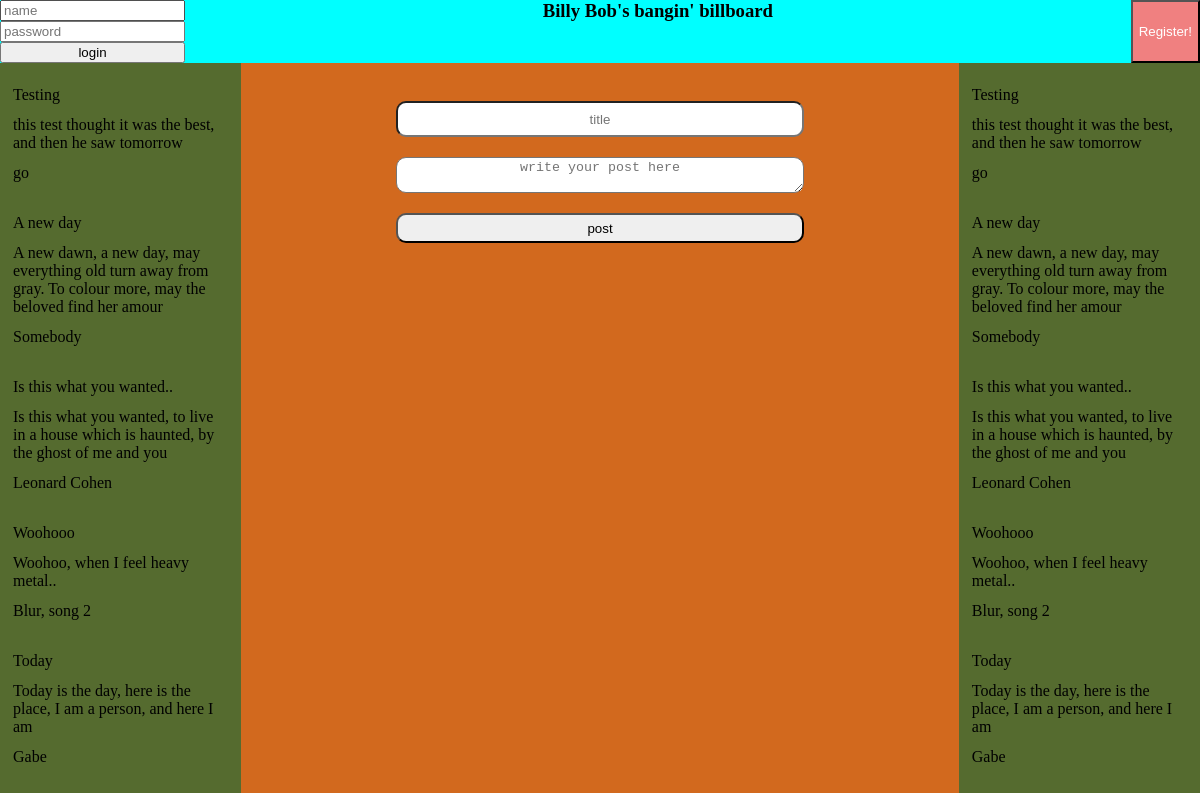
The page /socialboard/ (signed in) on the database its author committed.
### socialboard/models.py (models this page shows, shortened)
class Post (models.Model):
    title=models.CharField(max_length=120)
    pub_date=models.DateTimeField("date published")
    content=models.CharField(max_length=500)
    author=models.CharField(max_length=24)

### socialboard/views.py (the view)
def index(request):
    if request.user.is_authenticated():
        latest_posts=Post.objects.order_by("-pub_date")[:]
        context={
            "latest_posts":latest_posts
        }
        return render(request,"socialboard/index.html", context)
    else:
        return render(request,'socialboard/index.html')

### socialboard/templates/socialboard/index.html (shortened to what this page needs)
<!DOCTYPE html>
<html lang="en">
<head>
    {% load static %}
    <link rel="stylesheet" type="text/css" href="{% static 'socialboard/style.css' %}" />
</head>
<body>
    <div class="header">
        <div>
            <form method='post' action="/socialboard/login/">
                <input type="text" name="username" placeholder="name" />
                <input type="password" name="password" placeholder="password" />
                <input type="submit" value="login" />
            </form>
        </div>
        <div>
            <h3>Billy Bob's bangin' billboard</h3>
        </div>
        <div id="test">
            <button id="myBtn">Register!</button>
        </div>
    </div>
    <div class="main-content">
        <div class="column">
            {% if latest_posts %} {% for post in latest_posts %}
            <div class="mini-bill">
                <div class="mini-title">{{post.title}}</div>
                <div>{{post.content}}</div>
                <div>{{post.author}}</div>
            </div>
            {% endfor %} {% else %} None {% endif %}
        </div>
        <div class="main" id="main-bill-container">
            <form method='post' action="/socialboard/create/" class="create-post">
                <input type="text" name="title" placeholder="title" />
                <textarea name="content" placeholder="write your post here"></textarea>
                <input type="submit" value="post" />
            </form>
        </div>
        <div class="column">
            {% if latest_posts %} {% for post in latest_posts %}
            <div class="mini-bill">
                <div class="mini-title">{{post.title}}</div>
                <div>{{post.content}}</div>
                <div>{{post.author}}</div>
            </div>
            {% endfor %} {% else %} None {% endif %}
        </div>
    </div>
    {% load static %}
</body>
</html>

### socialboard/static/socialboard/style.css (style rules this page uses)
html, body { margin:0px; height:100%; }
div { display:flex; }
.header { width:100vw; justify-content: space-between; background-color: aqua; }
.main-content { height:90vh; width:100vw; display: flex; }
.main-content { height: 100%; }
h3 { margin-top: 0px; }
.column { width:20%; padding:7px; overflow-y:auto; background-color: darkolivegreen; }
.main { width:60%; flex-direction: column; padding:18px; align-items:center; background-color: chocolate; }
.main>div, .create-post { display: flex; flex-direction: column; margin-top:10px; }
.mini-bill, .column { flex-direction: column; }
.mini-bill div { padding:6px }
.mini-bill { margin: 10px 10px 10px 0px; }
.create-post { width:60%; }
.create-post>input, textarea { margin: 10px 0px 10px 0px; height:30px; border-radius: 10px; display: flex; text-align: center; }
form { display:flex; flex-direction: column; }
button { background-color: lightcoral; color:white; }

### rows shown on the page
Post: title "Testing", content "this test thought it was the best, and then he saw tomorrow", author "go"
Post: title "A new day", content "A new dawn, a new day, may everything old turn away from gray. To colour more, may the beloved find her amour", author "Somebody"
Post: title "Is this what you wanted..", content "Is this what you wanted, to live in a house which is haunted, by the ghost of me and you", author "Leonard Cohen"
Post: title "Woohooo", content "Woohoo, when I feel heavy metal..", author "Blur, song 2"
Post: title "Today", content "Today is the day, here is the place, I am a person, and here I am", author "Gabe"
